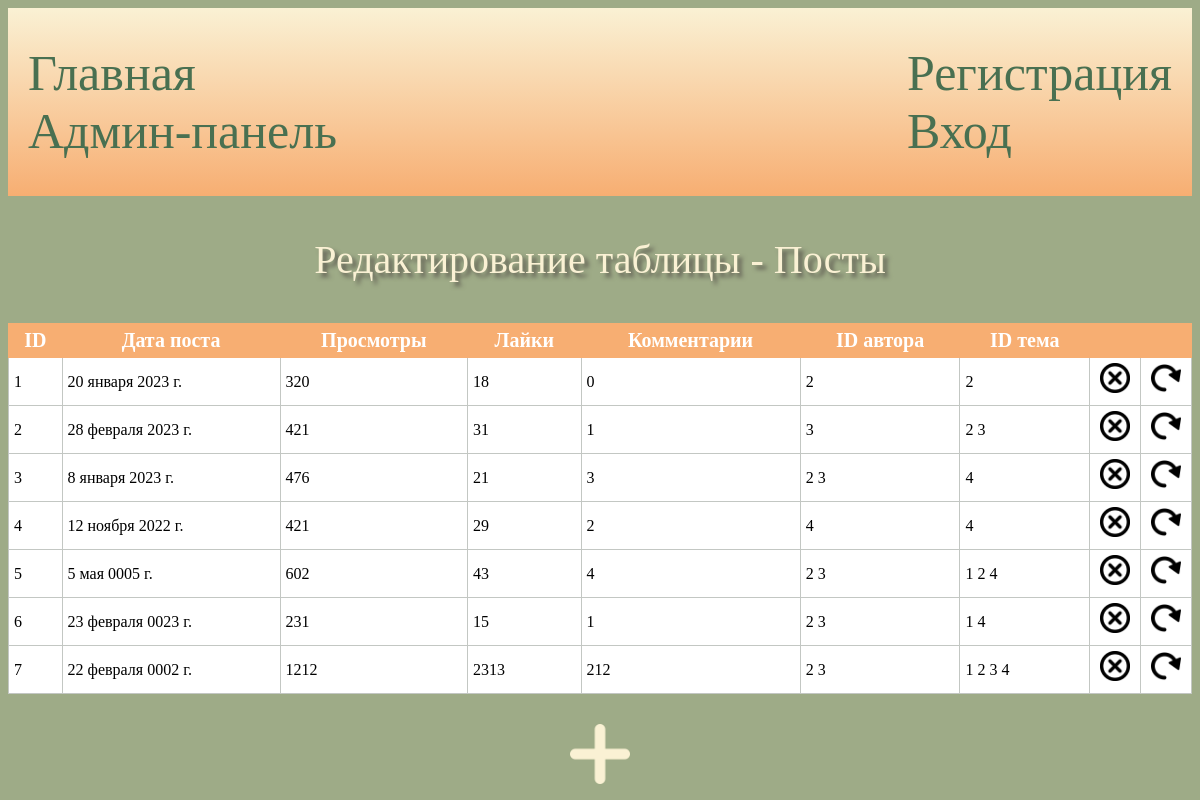
/posts/, run on the app's committed database.
### main/models.py (models this page shows)
class Posts(models.Model):
    date_post = models.DateField()
    n_view = models.IntegerField()
    n_like = models.IntegerField()
    n_comm = models.IntegerField()
    id_author = models.ManyToManyField(Authors, related_name="authors")
    id_topic = models.ManyToManyField(Topics, related_name="topics")
    class Meta:
        verbose_name_plural="Посты"

class Authors(models.Model):
    id_user = models.OneToOneField(User, on_delete=models.PROTECT, primary_key=True)
    n_post = models.IntegerField()
    n_view = models.IntegerField()
    n_like = models.IntegerField()
    class Meta:
        verbose_name_plural="Авторы"

class Topics(models.Model):
    name_t = models.CharField(max_length=50)
    date_cr = models.DateField()
    n_post = models.IntegerField()
    n_view = models.IntegerField()
    n_like = models.IntegerField()
    class Meta:
        verbose_name_plural="Темы обсуждения"

### main/views.py (the view)
# urls.py: path('posts/', views.Tabs.in_posts, name='posts'),
    def in_posts(request):
        return render(request, 'tabs/edit.html', context=context2)

### main/templates/tabs/edit.html (shortened to what this page needs)
{% extends 'base.html' %}
{% block content %}
<p align="center">Редактирование таблицы - {{name}}</p>
<div align="center">
<form method="get">
    <table class="d_tables">
        <thead>
            <tr>
                {% for i in list %}
                <th>{{i}}</th>
                {% endfor %}
                <th></th>
                <th></th>
            </tr>
        </thead>
    {% for t in table %}
        <tbody>
            <tr>
                {% if name == 'Посты' %}
                    <td>{{t.pk}}</td>
                    <td>{{t.date_post}}</td>
                    <td>{{t.n_view}}</td>
                    <td>{{t.n_like}}</td>
                    <td>{{t.n_comm}}</td>
                    <td>{% for aut in t.id_author.all %}  {{aut.pk}}   {% endfor %}</td>
                    <td>{% for top in t.id_topic.all %}  {{top.pk}}   {% endfor %}</td>
                {% elif name == 'Авторы' %}
                    <td>{{t.id_user.id}}</td>
                    <td>{{t.n_post}}</td>
                    <td>{{t.n_view}}</td>
                    <td>{{t.n_like}}</td>
                {% endif %}
                {% if name == "Авторы" %}
                    <td width="30px"><a href="../delete_{{tb}}_{{t.id_user.id}}" class="a_but"><img src="../../static/main/images/delete.png" width="30px" height="30px"></a></td>
                    <td width="30px"><a href="../update_{{tb}}_{{t.id_user.id}}" class="a_but"><img src="../../static/main/images/update.png" width="30px" height="30px"></a></td>
                {% else %}
                    <td width="30px"><a href="../delete_{{tb}}_{{t.id}}" class="a_but"><img src="../../static/main/images/delete.png" width="30px" height="30px"></a></td>
                    <td width="30px"><a href="../update_{{tb}}_{{t.id}}" class="a_but"><img src="../../static/main/images/update.png" width="30px" height="30px"></a></td>
                {% endif %}
            </tr>
        </tbody>
    {% endfor %}
    </table>
    <div align="center">
        <a href="../create_{{tb}}/" ><img src="../../static/main/images/create.png" width="60px" height="60px"></a></td>
    </div>
</form>
</div>
{% endblock %}

### main/static/main/css/styles.css (style rules this page uses)
body { background-color: #9EAB87; }
p { font-family: fantasy; font-size: 40px; color: #FAF1D4; text-decoration: none; text-shadow: #5E5B51 4px 4px 4px; }
.a_but { padding: 5px; font-size: 30px; }
a { font-family: fantasy; font-size: 50px; color: #497051; text-decoration: none; text-shadow: none; margin: 0; }
.d_tables { width: 100%; margin-bottom: 30px; border: 1px solid #C3C7C3; border-collapse: collapse; font-family: serif; }
.d_tables td { border: 1px solid #C3C7C3; background: #FFFFFF; padding: 5px; }
.d_tables th { padding: 5px; background: #F7AE72; color: #FFFFFF; border: 1px solid #F7AE72; font-size: 20px; }

### data on the page
Posts: pk "1", date_post "20 января 2023 г.", n_view "320", n_like "18", n_comm "0"
Authors: pk "2"
Topics: pk "2"
Posts: pk "2", date_post "28 февраля 2023 г.", n_view "421", n_like "31", n_comm "1"
Authors: pk "3"
Topics: pk "3"
Posts: pk "3", date_post "8 января 2023 г.", n_view "476", n_like "21", n_comm "3"
Topics: pk "4"
Posts: pk "4", date_post "12 ноября 2022 г.", n_view "421", n_like "29", n_comm "2"
Authors: pk "4"
Posts: pk "5", date_post "5 мая 0005 г.", n_view "602", n_like "43", n_comm "4"
Topics: pk "1"
Posts: pk "6", date_post "23 февраля 0023 г.", n_view "231", n_like "15", n_comm "1"
Posts: pk "7", date_post "22 февраля 0002 г.", n_view "1212", n_like "2313", n_comm "212"

### other printed values
{{ name }} "Посты"
{{ i }} "ID" "Дата поста" "Просмотры" "Лайки" "Комментарии" "ID автора" "ID тема"
